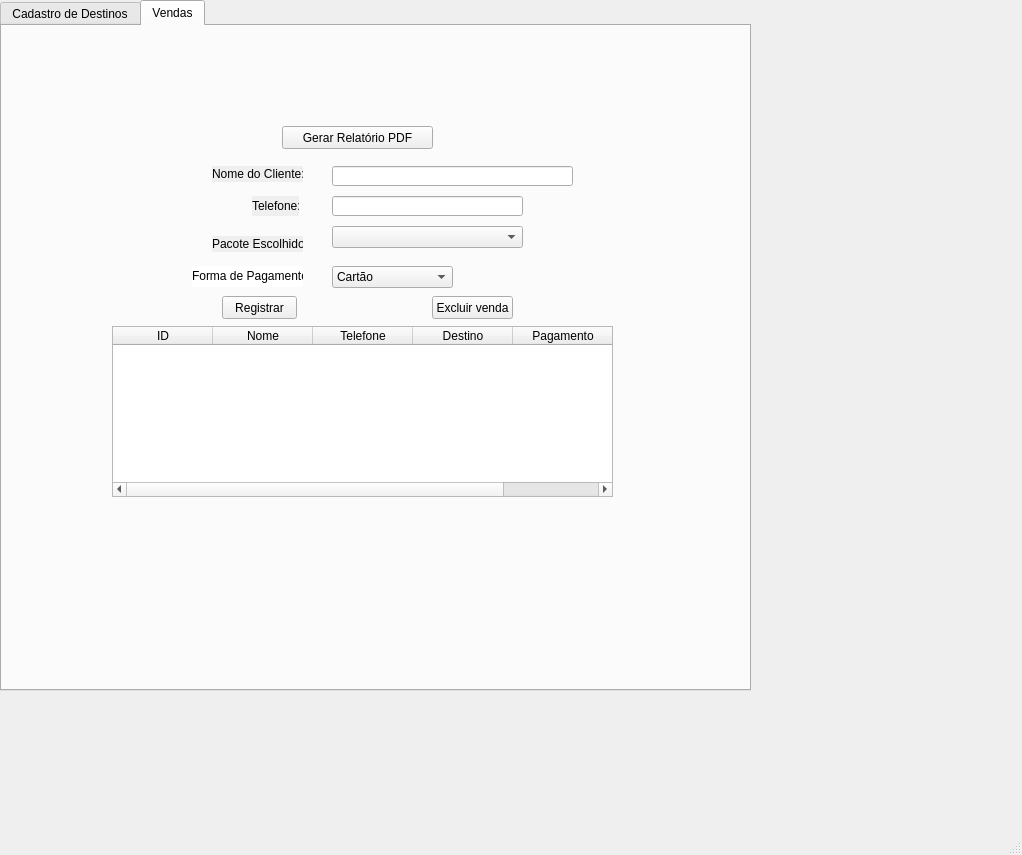
<?xml version="1.0" encoding="UTF-8"?>
<ui version="4.0">
 <class>MainWindow</class>
 <widget class="QMainWindow" name="MainWindow">
  <property name="geometry">
   <rect>
    <x>0</x>
    <y>0</y>
    <width>1022</width>
    <height>855</height>
   </rect>
  </property>
  <property name="windowTitle">
   <string>MainWindow</string>
  </property>
  <widget class="QWidget" name="centralwidget">
   <widget class="QTabWidget" name="CadastrodeDestinos">
    <property name="geometry">
     <rect>
      <x>0</x>
      <y>0</y>
      <width>751</width>
      <height>691</height>
     </rect>
    </property>
    <property name="currentIndex">
     <number>1</number>
    </property>
    <widget class="QWidget" name="Destinos">
     <attribute name="title">
      <string>Cadastro de Destinos</string>
     </attribute>
     <widget class="QLabel" name="labeldestino">
      <property name="geometry">
       <rect>
        <x>230</x>
        <y>120</y>
        <width>101</width>
        <height>21</height>
       </rect>
      </property>
      <property name="autoFillBackground">
       <bool>true</bool>
      </property>
      <property name="text">
       <string>Nome do Destino:</string>
      </property>
     </widget>
     <widget class="QLineEdit" name="inputNome">
      <property name="geometry">
       <rect>
        <x>350</x>
        <y>120</y>
        <width>191</width>
        <height>20</height>
       </rect>
      </property>
     </widget>
     <widget class="QLabel" name="labelPreco">
      <property name="geometry">
       <rect>
        <x>290</x>
        <y>190</y>
        <width>41</width>
        <height>21</height>
       </rect>
      </property>
      <property name="autoFillBackground">
       <bool>true</bool>
      </property>
      <property name="text">
       <string>Valor:</string>
      </property>
     </widget>
     <widget class="QLineEdit" name="inputPreco">
      <property name="geometry">
       <rect>
        <x>350</x>
        <y>190</y>
        <width>111</width>
        <height>20</height>
       </rect>
      </property>
     </widget>
     <widget class="QLabel" name="labelDescricao">
      <property name="geometry">
       <rect>
        <x>220</x>
        <y>270</y>
        <width>61</width>
        <height>16</height>
       </rect>
      </property>
      <property name="autoFillBackground">
       <bool>true</bool>
      </property>
      <property name="text">
       <string>Descrição:</string>
      </property>
     </widget>
     <widget class="QPushButton" name="btnInserirDest">
      <property name="geometry">
       <rect>
        <x>140</x>
        <y>310</y>
        <width>75</width>
        <height>23</height>
       </rect>
      </property>
      <property name="text">
       <string>Cadastrar</string>
      </property>
     </widget>
     <widget class="QPushButton" name="btnEditarDest">
      <property name="geometry">
       <rect>
        <x>330</x>
        <y>310</y>
        <width>75</width>
        <height>23</height>
       </rect>
      </property>
      <property name="text">
       <string>Editar</string>
      </property>
     </widget>
     <widget class="QTableWidget" name="tabelaDestinos">
      <property name="geometry">
       <rect>
        <x>60</x>
        <y>340</y>
        <width>601</width>
        <height>151</height>
       </rect>
      </property>
      <column>
       <property name="text">
        <string>ID</string>
       </property>
      </column>
      <column>
       <property name="text">
        <string>Nome</string>
       </property>
      </column>
      <column>
       <property name="text">
        <string>Data</string>
       </property>
      </column>
      <column>
       <property name="text">
        <string>Descrição</string>
       </property>
      </column>
      <column>
       <property name="text">
        <string>Valor</string>
       </property>
      </column>
      <column>
       <property name="text">
        <string>Qtd Vagas</string>
       </property>
      </column>
     </widget>
     <widget class="QTextEdit" name="inputDescricao">
      <property name="geometry">
       <rect>
        <x>290</x>
        <y>250</y>
        <width>281</width>
        <height>51</height>
       </rect>
      </property>
     </widget>
     <widget class="QLineEdit" name="inputQuantidade">
      <property name="geometry">
       <rect>
        <x>350</x>
        <y>220</y>
        <width>111</width>
        <height>20</height>
       </rect>
      </property>
     </widget>
     <widget class="QLabel" name="labelData">
      <property name="geometry">
       <rect>
        <x>240</x>
        <y>160</y>
        <width>91</width>
        <height>16</height>
       </rect>
      </property>
      <property name="autoFillBackground">
       <bool>true</bool>
      </property>
      <property name="text">
       <string>Data da viagem:</string>
      </property>
     </widget>
     <widget class="QLabel" name="labelQuantidade">
      <property name="geometry">
       <rect>
        <x>210</x>
        <y>220</y>
        <width>121</width>
        <height>21</height>
       </rect>
      </property>
      <property name="autoFillBackground">
       <bool>true</bool>
      </property>
      <property name="text">
       <string>Quantidade de vagas:</string>
      </property>
     </widget>
     <widget class="QDateEdit" name="inputData">
      <property name="geometry">
       <rect>
        <x>350</x>
        <y>160</y>
        <width>110</width>
        <height>22</height>
       </rect>
      </property>
     </widget>
     <widget class="QPushButton" name="btnExcluir">
      <property name="geometry">
       <rect>
        <x>500</x>
        <y>310</y>
        <width>91</width>
        <height>23</height>
       </rect>
      </property>
      <property name="text">
       <string>Exclui destino</string>
      </property>
     </widget>
     <widget class="QLabel" name="labelFundo1">
      <property name="geometry">
       <rect>
        <x>-40</x>
        <y>-70</y>
        <width>1111</width>
        <height>761</height>
       </rect>
      </property>
      <property name="text">
       <string/>
      </property>
      <property name="pixmap">
       <pixmap>logo.jpeg</pixmap>
      </property>
     </widget>
     <zorder>labelFundo1</zorder>
     <zorder>labeldestino</zorder>
     <zorder>inputNome</zorder>
     <zorder>labelPreco</zorder>
     <zorder>inputPreco</zorder>
     <zorder>labelDescricao</zorder>
     <zorder>btnInserirDest</zorder>
     <zorder>btnEditarDest</zorder>
     <zorder>tabelaDestinos</zorder>
     <zorder>inputDescricao</zorder>
     <zorder>inputQuantidade</zorder>
     <zorder>labelData</zorder>
     <zorder>labelQuantidade</zorder>
     <zorder>inputData</zorder>
     <zorder>btnExcluir</zorder>
    </widget>
    <widget class="QWidget" name="Vendas">
     <attribute name="title">
      <string>Vendas</string>
     </attribute>
     <widget class="QLabel" name="labelCliente">
      <property name="geometry">
       <rect>
        <x>210</x>
        <y>140</y>
        <width>91</width>
        <height>16</height>
       </rect>
      </property>
      <property name="autoFillBackground">
       <bool>true</bool>
      </property>
      <property name="text">
       <string>Nome do Cliente:</string>
      </property>
     </widget>
     <widget class="QLineEdit" name="inputCliente">
      <property name="geometry">
       <rect>
        <x>330</x>
        <y>140</y>
        <width>241</width>
        <height>20</height>
       </rect>
      </property>
     </widget>
     <widget class="QLabel" name="labelTelefone">
      <property name="geometry">
       <rect>
        <x>250</x>
        <y>170</y>
        <width>47</width>
        <height>20</height>
       </rect>
      </property>
      <property name="autoFillBackground">
       <bool>true</bool>
      </property>
      <property name="text">
       <string>Telefone:</string>
      </property>
     </widget>
     <widget class="QLineEdit" name="inputTelefone">
      <property name="geometry">
       <rect>
        <x>330</x>
        <y>170</y>
        <width>191</width>
        <height>20</height>
       </rect>
      </property>
     </widget>
     <widget class="QLabel" name="labelPacote">
      <property name="geometry">
       <rect>
        <x>210</x>
        <y>210</y>
        <width>91</width>
        <height>16</height>
       </rect>
      </property>
      <property name="autoFillBackground">
       <bool>true</bool>
      </property>
      <property name="text">
       <string>Pacote Escolhido:</string>
      </property>
     </widget>
     <widget class="QComboBox" name="comboDestinos">
      <property name="geometry">
       <rect>
        <x>330</x>
        <y>200</y>
        <width>191</width>
        <height>22</height>
       </rect>
      </property>
     </widget>
     <widget class="QLabel" name="labelPagamento">
      <property name="geometry">
       <rect>
        <x>190</x>
        <y>240</y>
        <width>111</width>
        <height>21</height>
       </rect>
      </property>
      <property name="autoFillBackground">
       <bool>false</bool>
      </property>
      <property name="styleSheet">
       <string notr="true">background-color: qlineargradient(spread:pad, x1:0, y1:0, x2:1, y2:0, stop:0 rgba(255, 255, 255, 255), stop:1 rgba(255, 255, 255, 255));</string>
      </property>
      <property name="text">
       <string>     Forma de Pagamento:</string>
      </property>
      <property name="textFormat">
       <enum>Qt::RichText</enum>
      </property>
      <property name="scaledContents">
       <bool>false</bool>
      </property>
      <property name="wordWrap">
       <bool>false</bool>
      </property>
     </widget>
     <widget class="QComboBox" name="comboPagamento">
      <property name="geometry">
       <rect>
        <x>330</x>
        <y>240</y>
        <width>121</width>
        <height>22</height>
       </rect>
      </property>
      <item>
       <property name="text">
        <string>Cartão</string>
       </property>
      </item>
      <item>
       <property name="text">
        <string>Pix</string>
       </property>
      </item>
      <item>
       <property name="text">
        <string>Dinheiro</string>
       </property>
      </item>
     </widget>
     <widget class="QPushButton" name="btnRegistrar">
      <property name="geometry">
       <rect>
        <x>220</x>
        <y>270</y>
        <width>75</width>
        <height>23</height>
       </rect>
      </property>
      <property name="text">
       <string>Registrar</string>
      </property>
     </widget>
     <widget class="QTableWidget" name="tabelaVendas">
      <property name="geometry">
       <rect>
        <x>110</x>
        <y>300</y>
        <width>501</width>
        <height>171</height>
       </rect>
      </property>
      <column>
       <property name="text">
        <string>ID</string>
       </property>
      </column>
      <column>
       <property name="text">
        <string>Nome</string>
       </property>
      </column>
      <column>
       <property name="text">
        <string>Telefone</string>
       </property>
      </column>
      <column>
       <property name="text">
        <string>Destino</string>
       </property>
      </column>
      <column>
       <property name="text">
        <string>Pagamento</string>
       </property>
      </column>
     </widget>
     <widget class="QPushButton" name="btnExcluirVenda">
      <property name="geometry">
       <rect>
        <x>430</x>
        <y>270</y>
        <width>81</width>
        <height>23</height>
       </rect>
      </property>
      <property name="text">
       <string>Excluir venda</string>
      </property>
     </widget>
     <widget class="QPushButton" name="btnRelatorio">
      <property name="geometry">
       <rect>
        <x>280</x>
        <y>100</y>
        <width>151</width>
        <height>23</height>
       </rect>
      </property>
      <property name="text">
       <string>Gerar Relatório PDF</string>
      </property>
     </widget>
     <widget class="QLabel" name="labelFundo2">
      <property name="geometry">
       <rect>
        <x>-40</x>
        <y>-70</y>
        <width>881</width>
        <height>761</height>
       </rect>
      </property>
      <property name="text">
       <string/>
      </property>
      <property name="pixmap">
       <pixmap>logo.jpeg</pixmap>
      </property>
     </widget>
     <zorder>labelFundo2</zorder>
     <zorder>labelCliente</zorder>
     <zorder>inputCliente</zorder>
     <zorder>labelTelefone</zorder>
     <zorder>inputTelefone</zorder>
     <zorder>labelPacote</zorder>
     <zorder>comboDestinos</zorder>
     <zorder>labelPagamento</zorder>
     <zorder>comboPagamento</zorder>
     <zorder>btnRegistrar</zorder>
     <zorder>tabelaVendas</zorder>
     <zorder>btnExcluirVenda</zorder>
     <zorder>btnRelatorio</zorder>
    </widget>
   </widget>
  </widget>
  <widget class="QMenuBar" name="menubar">
   <property name="geometry">
    <rect>
     <x>0</x>
     <y>0</y>
     <width>1022</width>
     <height>21</height>
    </rect>
   </property>
  </widget>
  <widget class="QStatusBar" name="statusbar"/>
 </widget>
 <resources/>
 <connections/>
</ui>
